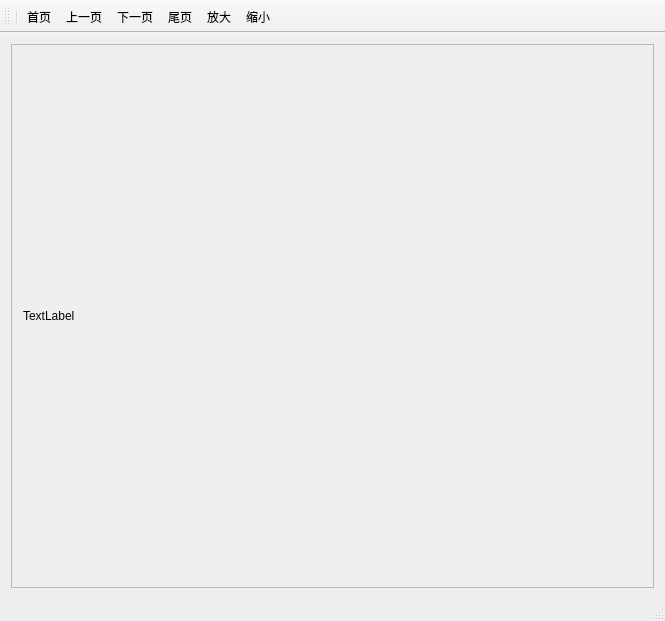
<?xml version="1.0" encoding="UTF-8"?>
<ui version="4.0">
 <class>MainWindow</class>
 <widget class="QMainWindow" name="MainWindow">
  <property name="geometry">
   <rect>
    <x>0</x>
    <y>0</y>
    <width>665</width>
    <height>621</height>
   </rect>
  </property>
  <property name="windowTitle">
   <string>MainWindow</string>
  </property>
  <widget class="QWidget" name="centralWidget">
   <layout class="QGridLayout" name="gridLayout_2">
    <item row="0" column="0">
     <widget class="QScrollArea" name="scrollArea">
      <property name="widgetResizable">
       <bool>true</bool>
      </property>
      <widget class="QWidget" name="scrollAreaWidgetContents">
       <property name="geometry">
        <rect>
         <x>0</x>
         <y>0</y>
         <width>645</width>
         <height>534</height>
        </rect>
       </property>
       <layout class="QGridLayout" name="gridLayout">
        <item row="0" column="0">
         <widget class="QLabel" name="label">
          <property name="text">
           <string>TextLabel</string>
          </property>
         </widget>
        </item>
       </layout>
      </widget>
     </widget>
    </item>
   </layout>
  </widget>
  <widget class="QMenuBar" name="menuBar">
   <property name="geometry">
    <rect>
     <x>0</x>
     <y>0</y>
     <width>665</width>
     <height>23</height>
    </rect>
   </property>
  </widget>
  <widget class="QToolBar" name="mainToolBar">
   <attribute name="toolBarArea">
    <enum>TopToolBarArea</enum>
   </attribute>
   <attribute name="toolBarBreak">
    <bool>false</bool>
   </attribute>
   <addaction name="separator"/>
   <addaction name="actionFirstPage"/>
   <addaction name="actionPrePage"/>
   <addaction name="actionNextPage"/>
   <addaction name="actionLastPage"/>
   <addaction name="actionZoomIn"/>
   <addaction name="actionZoomOut"/>
  </widget>
  <widget class="QStatusBar" name="statusBar"/>
  <action name="actionFirstPage">
   <property name="text">
    <string>首页</string>
   </property>
  </action>
  <action name="actionPrePage">
   <property name="text">
    <string>上一页</string>
   </property>
  </action>
  <action name="actionNextPage">
   <property name="text">
    <string>下一页</string>
   </property>
  </action>
  <action name="actionLastPage">
   <property name="text">
    <string>尾页</string>
   </property>
  </action>
  <action name="actionZoomIn">
   <property name="text">
    <string>放大</string>
   </property>
  </action>
  <action name="actionZoomOut">
   <property name="text">
    <string>缩小</string>
   </property>
  </action>
 </widget>
 <layoutdefault spacing="6" margin="11"/>
 <resources/>
 <connections/>
</ui>
